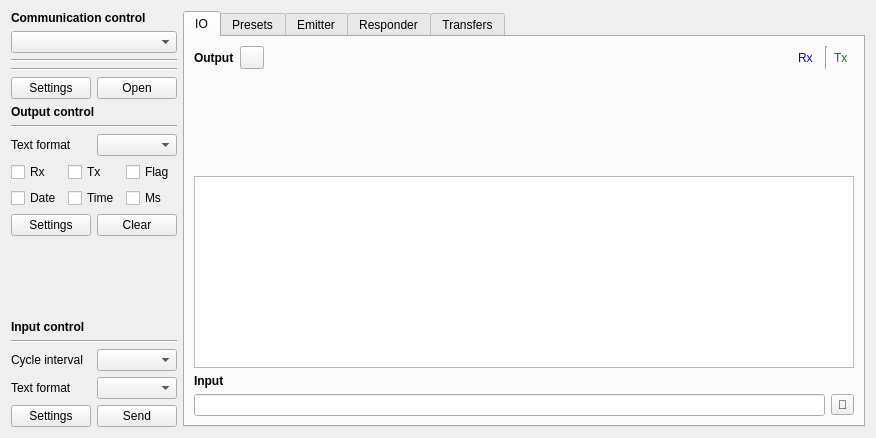
<?xml version="1.0" encoding="UTF-8"?>
<ui version="4.0">
 <class>IOPage</class>
 <widget class="QWidget" name="IOPage">
  <property name="geometry">
   <rect>
    <x>0</x>
    <y>0</y>
    <width>876</width>
    <height>438</height>
   </rect>
  </property>
  <property name="windowTitle">
   <string notr="true">Form</string>
  </property>
  <layout class="QHBoxLayout" name="horizontalLayout_7">
   <item>
    <widget class="QWidget" name="widgetController" native="true">
     <layout class="QGridLayout" name="gridLayout">
      <property name="leftMargin">
       <number>0</number>
      </property>
      <property name="topMargin">
       <number>0</number>
      </property>
      <property name="rightMargin">
       <number>0</number>
      </property>
      <property name="bottomMargin">
       <number>0</number>
      </property>
      <item row="9" column="0" colspan="2">
       <widget class="QLabel" name="label_2">
        <property name="font">
         <font>
          <bold>true</bold>
         </font>
        </property>
        <property name="text">
         <string>Output control</string>
        </property>
       </widget>
      </item>
      <item row="14" column="0">
       <spacer name="verticalSpacer">
        <property name="orientation">
         <enum>Qt::Orientation::Vertical</enum>
        </property>
        <property name="sizeHint" stdset="0">
         <size>
          <width>20</width>
          <height>40</height>
         </size>
        </property>
       </spacer>
      </item>
      <item row="11" column="0">
       <widget class="QLabel" name="label_7">
        <property name="text">
         <string>Text format</string>
        </property>
       </widget>
      </item>
      <item row="4" column="0" colspan="2">
       <layout class="QVBoxLayout" name="verticalLayoutCommunicationController"/>
      </item>
      <item row="7" column="0" colspan="2">
       <layout class="QHBoxLayout" name="horizontalLayout_2">
        <item>
         <widget class="QPushButton" name="pushButtonCommunicationSettings">
          <property name="text">
           <string>Settings</string>
          </property>
         </widget>
        </item>
        <item>
         <widget class="QPushButton" name="pushButtonCommunicationOpen">
          <property name="text">
           <string>Open</string>
          </property>
         </widget>
        </item>
       </layout>
      </item>
      <item row="17" column="0">
       <widget class="QLabel" name="label_5">
        <property name="text">
         <string>Cycle interval</string>
        </property>
       </widget>
      </item>
      <item row="10" column="0" colspan="2">
       <widget class="Line" name="line_2">
        <property name="orientation">
         <enum>Qt::Orientation::Horizontal</enum>
        </property>
       </widget>
      </item>
      <item row="15" column="0" colspan="2">
       <widget class="QLabel" name="label_3">
        <property name="font">
         <font>
          <bold>true</bold>
         </font>
        </property>
        <property name="text">
         <string>Input control</string>
        </property>
       </widget>
      </item>
      <item row="18" column="1">
       <widget class="QComboBox" name="comboBoxInputFormat"/>
      </item>
      <item row="5" column="0" colspan="2">
       <widget class="Line" name="line">
        <property name="orientation">
         <enum>Qt::Orientation::Horizontal</enum>
        </property>
       </widget>
      </item>
      <item row="3" column="0" colspan="2">
       <widget class="Line" name="line_4">
        <property name="orientation">
         <enum>Qt::Orientation::Horizontal</enum>
        </property>
       </widget>
      </item>
      <item row="16" column="0" colspan="2">
       <widget class="Line" name="line_3">
        <property name="orientation">
         <enum>Qt::Orientation::Horizontal</enum>
        </property>
       </widget>
      </item>
      <item row="11" column="1">
       <widget class="QComboBox" name="comboBoxOutputFormat"/>
      </item>
      <item row="19" column="0" colspan="2">
       <layout class="QHBoxLayout" name="horizontalLayout">
        <item>
         <widget class="QPushButton" name="pushButtonInputSettings">
          <property name="text">
           <string>Settings</string>
          </property>
         </widget>
        </item>
        <item>
         <widget class="QPushButton" name="pushButtonInputWriteBytes">
          <property name="text">
           <string>Send</string>
          </property>
         </widget>
        </item>
       </layout>
      </item>
      <item row="0" column="0" colspan="2">
       <widget class="QLabel" name="label">
        <property name="font">
         <font>
          <bold>true</bold>
         </font>
        </property>
        <property name="text">
         <string>Communication control</string>
        </property>
       </widget>
      </item>
      <item row="18" column="0">
       <widget class="QLabel" name="label_6">
        <property name="text">
         <string>Text format</string>
        </property>
       </widget>
      </item>
      <item row="12" column="0" colspan="2">
       <layout class="QGridLayout" name="gridLayout_2">
        <item row="0" column="0">
         <widget class="QCheckBox" name="checkBoxOutputRx">
          <property name="text">
           <string>Rx</string>
          </property>
         </widget>
        </item>
        <item row="0" column="1">
         <widget class="QCheckBox" name="checkBoxOutputTx">
          <property name="text">
           <string>Tx</string>
          </property>
         </widget>
        </item>
        <item row="1" column="0">
         <widget class="QCheckBox" name="checkBoxOutputDate">
          <property name="text">
           <string>Date</string>
          </property>
         </widget>
        </item>
        <item row="0" column="2">
         <widget class="QCheckBox" name="checkBoxOutputFlag">
          <property name="text">
           <string>Flag</string>
          </property>
         </widget>
        </item>
        <item row="1" column="1">
         <widget class="QCheckBox" name="checkBoxOutputTime">
          <property name="text">
           <string>Time</string>
          </property>
         </widget>
        </item>
        <item row="1" column="2">
         <widget class="QCheckBox" name="checkBoxOutputMs">
          <property name="text">
           <string>Ms</string>
          </property>
         </widget>
        </item>
       </layout>
      </item>
      <item row="17" column="1">
       <widget class="QComboBox" name="comboBoxInputInterval">
        <property name="toolTip">
         <string notr="true">ms</string>
        </property>
       </widget>
      </item>
      <item row="13" column="0" colspan="2">
       <layout class="QHBoxLayout" name="horizontalLayout_3">
        <item>
         <widget class="QPushButton" name="pushButtonOutputSettings">
          <property name="text">
           <string>Settings</string>
          </property>
         </widget>
        </item>
        <item>
         <widget class="QPushButton" name="pushButtonOutputClear">
          <property name="text">
           <string>Clear</string>
          </property>
         </widget>
        </item>
       </layout>
      </item>
      <item row="2" column="0" colspan="2">
       <widget class="QComboBox" name="comboBoxCommunicationTypes"/>
      </item>
     </layout>
    </widget>
   </item>
   <item>
    <widget class="QTabWidget" name="tabWidget">
     <property name="currentIndex">
      <number>0</number>
     </property>
     <widget class="QWidget" name="tabIO">
      <attribute name="title">
       <string>IO</string>
      </attribute>
      <layout class="QVBoxLayout" name="verticalLayout">
       <item>
        <layout class="QHBoxLayout" name="horizontalLayoutOutput">
         <item>
          <widget class="QLabel" name="label_4">
           <property name="font">
            <font>
             <bold>true</bold>
            </font>
           </property>
           <property name="text">
            <string>Output</string>
           </property>
          </widget>
         </item>
         <item>
          <widget class="QToolButton" name="toolButtonCharts">
           <property name="text">
            <string notr="true"/>
           </property>
          </widget>
         </item>
         <item>
          <spacer name="horizontalSpacer">
           <property name="orientation">
            <enum>Qt::Orientation::Horizontal</enum>
           </property>
           <property name="sizeHint" stdset="0">
            <size>
             <width>40</width>
             <height>20</height>
            </size>
           </property>
          </spacer>
         </item>
         <item>
          <widget class="QLabel" name="labelRx">
           <property name="styleSheet">
            <string notr="true">color:blue</string>
           </property>
           <property name="text">
            <string notr="true">Rx</string>
           </property>
          </widget>
         </item>
         <item>
          <widget class="xTools::StatisticianUi" name="widgetRxInfo" native="true"/>
         </item>
         <item>
          <widget class="Line" name="lineRxTx">
           <property name="orientation">
            <enum>Qt::Orientation::Vertical</enum>
           </property>
          </widget>
         </item>
         <item>
          <widget class="QLabel" name="labelTx">
           <property name="styleSheet">
            <string notr="true">color:green</string>
           </property>
           <property name="text">
            <string notr="true">Tx</string>
           </property>
          </widget>
         </item>
         <item>
          <widget class="xTools::StatisticianUi" name="widgetTxInfo" native="true"/>
         </item>
        </layout>
       </item>
       <item>
        <widget class="QWidget" name="widgetCharts" native="true">
         <property name="sizePolicy">
          <sizepolicy hsizetype="Preferred" vsizetype="Expanding">
           <horstretch>0</horstretch>
           <verstretch>0</verstretch>
          </sizepolicy>
         </property>
        </widget>
       </item>
       <item>
        <widget class="QTextBrowser" name="textBrowserOutput"/>
       </item>
       <item>
        <layout class="QHBoxLayout" name="horizontalLayout_5">
         <item>
          <widget class="QLabel" name="label_10">
           <property name="font">
            <font>
             <bold>true</bold>
            </font>
           </property>
           <property name="text">
            <string>Input</string>
           </property>
          </widget>
         </item>
         <item>
          <widget class="QLabel" name="labelInfo">
           <property name="sizePolicy">
            <sizepolicy hsizetype="Expanding" vsizetype="Preferred">
             <horstretch>0</horstretch>
             <verstretch>0</verstretch>
            </sizepolicy>
           </property>
           <property name="text">
            <string notr="true"/>
           </property>
           <property name="alignment">
            <set>Qt::AlignmentFlag::AlignCenter</set>
           </property>
          </widget>
         </item>
         <item>
          <widget class="QLabel" name="labelCrc">
           <property name="text">
            <string notr="true"/>
           </property>
          </widget>
         </item>
        </layout>
       </item>
       <item>
        <layout class="QHBoxLayout" name="horizontalLayout_4">
         <item>
          <widget class="QLineEdit" name="lineEditInput"/>
         </item>
         <item>
          <widget class="QToolButton" name="toolButtonInputPreset">
           <property name="text">
            <string>📄</string>
           </property>
          </widget>
         </item>
        </layout>
       </item>
      </layout>
     </widget>
     <widget class="xTools::PresetUi" name="tabPresets">
      <attribute name="title">
       <string>Presets</string>
      </attribute>
     </widget>
     <widget class="xTools::EmitterUi" name="tabEmitter">
      <attribute name="title">
       <string>Emitter</string>
      </attribute>
     </widget>
     <widget class="xTools::ResponserUi" name="tabResponder">
      <attribute name="title">
       <string>Responder</string>
      </attribute>
     </widget>
     <widget class="QWidget" name="tabTransfers">
      <attribute name="title">
       <string>Transfers</string>
      </attribute>
      <layout class="QGridLayout" name="gridLayout_4">
       <item row="0" column="0">
        <widget class="QTabWidget" name="tabWidgetTransfers">
         <property name="currentIndex">
          <number>-1</number>
         </property>
        </widget>
       </item>
      </layout>
     </widget>
    </widget>
   </item>
  </layout>
 </widget>
 <customwidgets>
  <customwidget>
   <class>xTools::StatisticianUi</class>
   <extends>QWidget</extends>
   <header location="global">IO/UI/Processor/StatisticianUi.h</header>
   <container>1</container>
  </customwidget>
  <customwidget>
   <class>xTools::PresetUi</class>
   <extends>QWidget</extends>
   <header location="global">devicepage/preset/presetui.h</header>
   <container>1</container>
  </customwidget>
  <customwidget>
   <class>xTools::EmitterUi</class>
   <extends>QWidget</extends>
   <header location="global">devicepage/emitter/emitterui.h</header>
   <container>1</container>
  </customwidget>
  <customwidget>
   <class>xTools::ResponserUi</class>
   <extends>QWidget</extends>
   <header location="global">devicepage/responder/responserui.h</header>
   <container>1</container>
  </customwidget>
 </customwidgets>
 <tabstops>
  <tabstop>comboBoxCommunicationTypes</tabstop>
  <tabstop>pushButtonCommunicationSettings</tabstop>
  <tabstop>pushButtonCommunicationOpen</tabstop>
  <tabstop>comboBoxOutputFormat</tabstop>
  <tabstop>checkBoxOutputRx</tabstop>
  <tabstop>checkBoxOutputTx</tabstop>
  <tabstop>checkBoxOutputFlag</tabstop>
  <tabstop>checkBoxOutputDate</tabstop>
  <tabstop>checkBoxOutputTime</tabstop>
  <tabstop>checkBoxOutputMs</tabstop>
  <tabstop>pushButtonOutputSettings</tabstop>
  <tabstop>pushButtonOutputClear</tabstop>
  <tabstop>comboBoxInputInterval</tabstop>
  <tabstop>comboBoxInputFormat</tabstop>
  <tabstop>pushButtonInputSettings</tabstop>
  <tabstop>pushButtonInputWriteBytes</tabstop>
  <tabstop>tabWidget</tabstop>
  <tabstop>textBrowserOutput</tabstop>
  <tabstop>lineEditInput</tabstop>
  <tabstop>toolButtonInputPreset</tabstop>
  <tabstop>tabWidgetTransfers</tabstop>
 </tabstops>
 <resources/>
 <connections>
  <connection>
   <sender>pushButtonOutputClear</sender>
   <signal>clicked()</signal>
   <receiver>textBrowserOutput</receiver>
   <slot>clear()</slot>
   <hints>
    <hint type="sourcelabel">
     <x>167</x>
     <y>243</y>
    </hint>
    <hint type="destinationlabel">
     <x>231</x>
     <y>245</y>
    </hint>
   </hints>
  </connection>
 </connections>
</ui>
